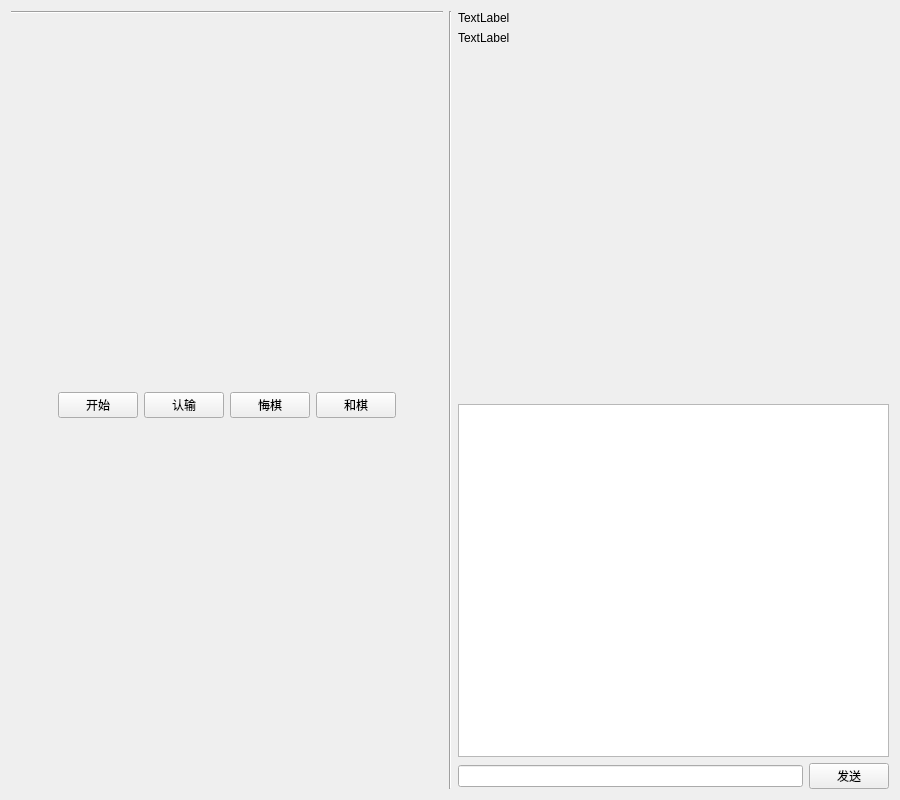
<?xml version="1.0" encoding="UTF-8"?>
<ui version="4.0">
 <class>Gomoku</class>
 <widget class="QWidget" name="Gomoku">
  <property name="geometry">
   <rect>
    <x>0</x>
    <y>0</y>
    <width>900</width>
    <height>800</height>
   </rect>
  </property>
  <property name="windowTitle">
   <string>Gomoku</string>
  </property>
  <layout class="QHBoxLayout" name="horizontalLayout_4">
   <item>
    <layout class="QHBoxLayout" name="outerlayer">
     <item>
      <layout class="QVBoxLayout" name="left">
       <item>
        <widget class="Line" name="line">
         <property name="orientation">
          <enum>Qt::Horizontal</enum>
         </property>
        </widget>
       </item>
       <item>
        <spacer name="verticalSpacer_2">
         <property name="orientation">
          <enum>Qt::Vertical</enum>
         </property>
         <property name="sizeHint" stdset="0">
          <size>
           <width>20</width>
           <height>40</height>
          </size>
         </property>
        </spacer>
       </item>
       <item>
        <layout class="QHBoxLayout" name="left_down">
         <item>
          <spacer name="horizontalSpacer">
           <property name="orientation">
            <enum>Qt::Horizontal</enum>
           </property>
           <property name="sizeHint" stdset="0">
            <size>
             <width>40</width>
             <height>20</height>
            </size>
           </property>
          </spacer>
         </item>
         <item>
          <widget class="QPushButton" name="start">
           <property name="text">
            <string>开始</string>
           </property>
          </widget>
         </item>
         <item>
          <widget class="QPushButton" name="giveup">
           <property name="text">
            <string>认输</string>
           </property>
          </widget>
         </item>
         <item>
          <widget class="QPushButton" name="goback">
           <property name="text">
            <string>悔棋</string>
           </property>
          </widget>
         </item>
         <item>
          <widget class="QPushButton" name="peace">
           <property name="text">
            <string>和棋</string>
           </property>
          </widget>
         </item>
         <item>
          <spacer name="horizontalSpacer_2">
           <property name="orientation">
            <enum>Qt::Horizontal</enum>
           </property>
           <property name="sizeHint" stdset="0">
            <size>
             <width>40</width>
             <height>20</height>
            </size>
           </property>
          </spacer>
         </item>
        </layout>
       </item>
       <item>
        <spacer name="verticalSpacer">
         <property name="orientation">
          <enum>Qt::Vertical</enum>
         </property>
         <property name="sizeHint" stdset="0">
          <size>
           <width>20</width>
           <height>40</height>
          </size>
         </property>
        </spacer>
       </item>
      </layout>
     </item>
     <item>
      <widget class="Line" name="input">
       <property name="orientation">
        <enum>Qt::Vertical</enum>
       </property>
      </widget>
     </item>
     <item>
      <layout class="QVBoxLayout" name="right">
       <item>
        <widget class="QLabel" name="user1">
         <property name="text">
          <string>TextLabel</string>
         </property>
        </widget>
       </item>
       <item>
        <widget class="QLabel" name="user2">
         <property name="text">
          <string>TextLabel</string>
         </property>
        </widget>
       </item>
       <item>
        <spacer name="verticalSpacer_3">
         <property name="orientation">
          <enum>Qt::Vertical</enum>
         </property>
         <property name="sizeHint" stdset="0">
          <size>
           <width>20</width>
           <height>40</height>
          </size>
         </property>
        </spacer>
       </item>
       <item>
        <widget class="QTextBrowser" name="text"/>
       </item>
       <item>
        <layout class="QHBoxLayout" name="right_down">
         <item>
          <widget class="QLineEdit" name="lineEdit"/>
         </item>
         <item>
          <widget class="QPushButton" name="send">
           <property name="text">
            <string>发送</string>
           </property>
          </widget>
         </item>
        </layout>
       </item>
      </layout>
     </item>
    </layout>
   </item>
  </layout>
 </widget>
 <resources/>
 <connections/>
</ui>
